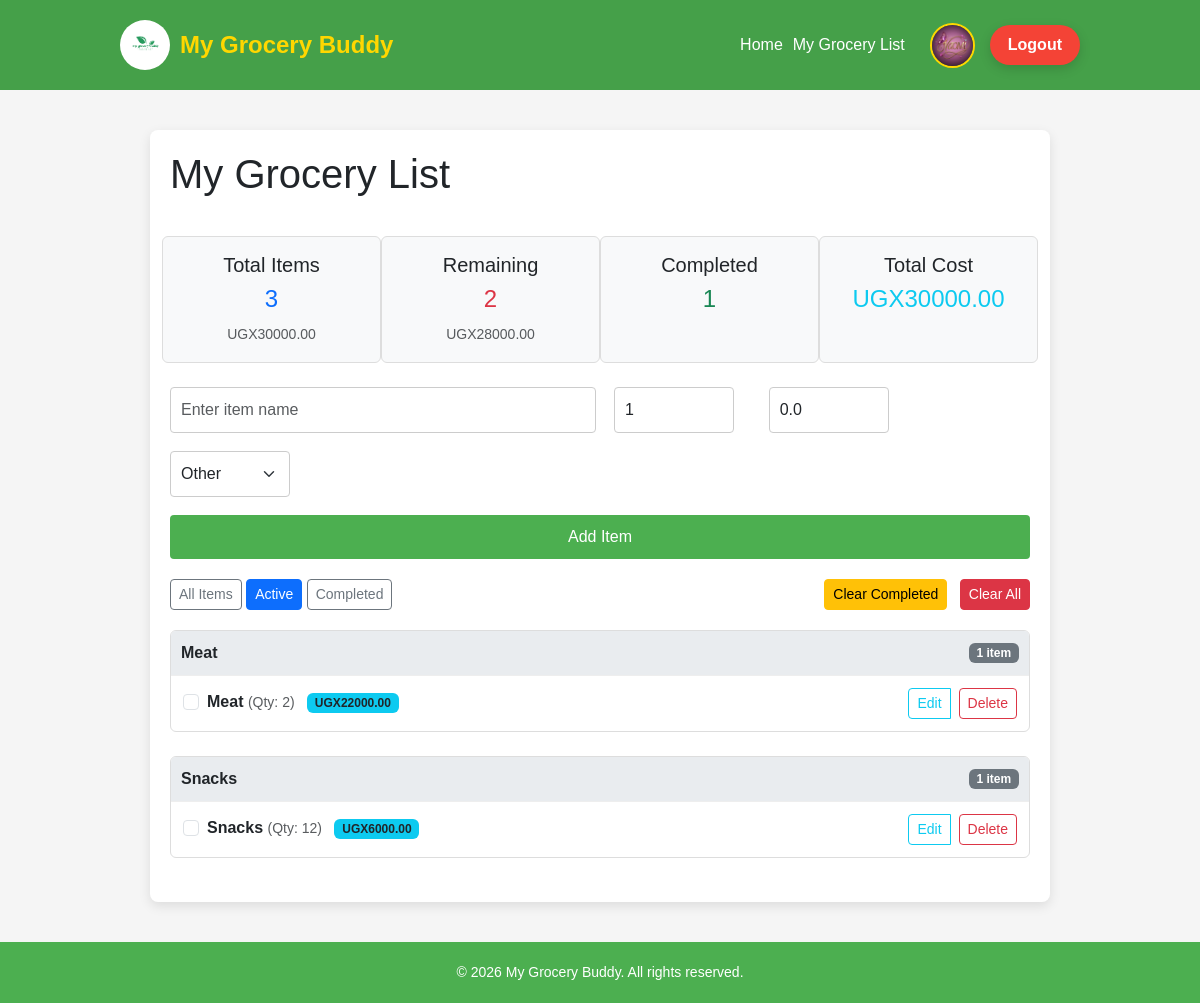
The app's page /grocerys/?filter=active (signed in) with its own data.
### users/models.py (models this page shows, shortened)
class CustomUser(AbstractBaseUser, PermissionsMixin):
    email = models.EmailField(unique=True)
    full_name = models.CharField(max_length=100)
    is_active = models.BooleanField(default=True)
    is_staff = models.BooleanField(default=False)
    groups = models.ManyToManyField(
        Group,
        related_name='customuser_set',
        blank=True,
        help_text='Groups this user belongs to',
        verbose_name='groups'
    )
    user_permissions = models.ManyToManyField(
        Permission,
        related_name='customuser_set_permissions',
        blank=True,
        help_text='Specific permissions for this user',
        verbose_name='user permissions'
    )
    objects = CustomUserManager()
    USERNAME_FIELD = 'email'
    REQUIRED_FIELDS = ['full_name']

### main/models.py (models this page shows, shortened)
class Profile(models.Model):
    user = models.OneToOneField(
        settings.AUTH_USER_MODEL,
        on_delete=models.CASCADE
    )
    image = models.ImageField(upload_to='profile_pics/', default='default.png')

### grocerys/models.py (models this page shows, shortened)
class Task(models.Model):
    user = models.ForeignKey(settings.AUTH_USER_MODEL, on_delete=models.CASCADE)
    title = models.CharField(max_length=200)
    quantity = models.IntegerField(default=1)
    category = models.CharField(max_length=100, choices=CATEGORY_CHOICES, default='Other')
    price = models.DecimalField(max_digits=10, decimal_places=2, default=0.00)
    complete = models.BooleanField(default=False)
    created_at = models.DateTimeField(auto_now_add=True)
    updated_at = models.DateTimeField(auto_now=True)
    class Meta:
        ordering = ['-created_at']

### grocerys/views.py (the view)
# urls.py: path('', views.grocery_list, name='list_items'),  # main grocery list
@login_required
def grocery_list(request):
    filter_type = request.GET.get('filter', 'all')
    user = request.user
    base_query = Task.objects.filter(user=user)
    if filter_type == 'completed':
        items = base_query.filter(complete=True).order_by('category', 'title')
    elif filter_type == 'active':
        items = base_query.filter(complete=False).order_by('category', 'title')
    else:
        items = base_query.order_by('category', 'title')
    all_items_for_modal = base_query.order_by('title')
    total_count = all_items_for_modal.count()
    completed_count = all_items_for_modal.filter(complete=True).count()
    remaining_count = total_count - completed_count
    total_price = all_items_for_modal.aggregate(Sum('price'))['price__sum'] or 0
    remaining_price = all_items_for_modal.filter(complete=False).aggregate(Sum('price'))['price__sum'] or 0
    grouped_items = {}
    for category_code, category_name in CATEGORY_CHOICES:
        category_items = items.filter(category=category_code)
        if category_items.exists():
            grouped_items[category_name] = category_items
    if not grouped_items and items.exists():
        grouped_items['All Items'] = items
    context = {
        'form': TaskForm(),
        'grouped_items': grouped_items,
        'all_items': all_items_for_modal,
        'total_count': total_count,
        'completed_count': completed_count,
        'remaining_count': remaining_count,
        'total_price': total_price,
        'remaining_price': remaining_price,
        'filter': filter_type,
        'categories': CATEGORY_CHOICES,
    }
    return render(request, 'grocery_list.html', context)

### grocerys/forms.py
class TaskForm(forms.ModelForm):
    class Meta:
        model = Task
        fields = ['title', 'quantity', 'category', 'price', 'complete']
        widgets = {
            'title': forms.TextInput(attrs={
                'class': 'form-control',
                'placeholder': 'Enter item name'
            }),
            'quantity': forms.NumberInput(attrs={
                'class': 'form-control',
                'min': 1
            }),
            'category': forms.Select(attrs={
                'class': 'form-control'
            }),
            'price': forms.NumberInput(attrs={
                'class': 'form-control',
                'placeholder': '0.00',
                'step': '0.01'
            }),
            'complete': forms.CheckboxInput(attrs={
                'class': 'form-check-input'
            }),
        }

### grocerys/templates/grocery_list.html (shortened to what this page needs)
{% load static %}
{% load widget_tweaks %}
<!DOCTYPE html>
<html lang="en">
<head>
  <link href="https://cdn.jsdelivr.net/npm/bootstrap@5.3.2/dist/css/bootstrap.min.css" rel="stylesheet">
</head>
<body>
<header>
  <div class="logo">
    <img src="{% static 'images/1.png' %}" alt="Grocery Buddy Logo">
    <span>My Grocery Buddy</span>
  </div>
  <nav>
    <a href="{% url 'main:home' %}">Home</a>
    <a href="{% url 'grocery:list_items' %}">My Grocery List</a>
    <img id="openProfileModal"
           src="{{ request.user.profile.image.url|default:'/static/images/default-profile.png' }}"
           class="nav-profile-pic"
           alt="Profile">
    <form method="post" action="{% url 'users:logout' %}" class="logout-form">
      <button type="submit" class="logout-btn">Logout</button>
    </form>
  </nav>
</header>
<div class="task-container">
  <div class="header">
    <h1>My Grocery List</h1>
  </div>
  <div class="row text-center mb-4 g-3">
    <div class="col-6 col-md-3 stats-card">
      <h5>Total Items</h5>
      <p class="h4 text-primary">{{ total_count|default:0 }}</p>
      <small class="text-muted">UGX{{ total_price|floatformat:2 }}</small>
    </div>
    <div class="col-6 col-md-3 stats-card">
      <h5>Remaining</h5>
      <p class="h4 text-danger">{{ remaining_count|default:0 }}</p>
      <small class="text-muted">UGX{{ remaining_price|floatformat:2 }}</small>
    </div>
    <div class="col-6 col-md-3 stats-card">
      <h5>Completed</h5>
      <p class="h4 text-success">{{ completed_count|default:0 }}</p>
    </div>
    <div class="col-6 col-md-3 stats-card">
      <h5>Total Cost</h5>
      <p class="h4 text-info">UGX{{ total_price|floatformat:2 }}</p>
    </div>
  </div>
  <form method="post" class="task-form row g-2" action="{% url 'grocery:add_item' %}">
    <div class="col-md-6">{{ form.title|add_class:"form-control" }}</div>
    <div class="col-md-2">{{ form.quantity|add_class:"form-control" }}</div>
    <div class="col-md-2">{{ form.price|add_class:"form-control" }}</div>
    <div class="col-md-2">{{ form.category|add_class:"form-select" }}</div>
    <div class="col-12"><button type="submit" class="add-btn w-100">Add Item</button></div>
  </form>
  <div class="d-flex justify-content-between align-items-center mb-3 flex-wrap gap-2">
    <div>
      <a href="{% url 'grocery:list_items' %}" class="btn {% if not filter or filter == 'all' %}btn-primary{% else %}btn-outline-secondary{% endif %} btn-sm">All Items</a>
      <a href="{% url 'grocery:list_items' %}?filter=active" class="btn {% if filter == 'active' %}btn-primary{% else %}btn-outline-secondary{% endif %} btn-sm">Active</a>
      <a href="{% url 'grocery:list_items' %}?filter=completed" class="btn {% if filter == 'completed' %}btn-primary{% else %}btn-outline-secondary{% endif %} btn-sm">Completed</a>
    </div>
    <div>
      <form method="post" action="{% url 'grocery:clear_completed' %}" style="display:inline;" onsubmit="return confirm('Are you sure you want to clear all completed items?');">{% csrf_token %}
        <button type="submit" class="btn btn-warning btn-sm me-2">Clear Completed</button>
      </form>
      <form method="post" action="{% url 'grocery:clear_all' %}" style="display:inline;" onsubmit="return confirm('WARNING: Are you sure you want to clear ALL items?');">{% csrf_token %}
        <button type="submit" class="btn btn-danger btn-sm">Clear All</button>
      </form>
    </div>
  </div>
  {% if grouped_items %}
    {% for category, items in grouped_items.items %}
      <div class="category-group mb-4">
        <div class="category-header">
          <span>{{ category }}</span>
          <span class="badge bg-secondary">{{ items|length }} item{{ items|length|pluralize }}</span>
        </div>
        <ul class="task-list">
          {% for item in items %}
          <li class="task-item {% if item.complete %}completed{% endif %}">
            <div class="item-details">
              <form method="post" action="{% url 'grocery:toggle_complete' item.id %}">
                <div class="form-check">
                  <input class="form-check-input" type="checkbox" {% if item.complete %}checked{% endif %} onchange="this.form.submit()">
                  <label class="form-check-label {% if item.complete %}text-success text-decoration-line-through{% endif %}">
                    <strong>{{ item.title }}</strong> <small class="text-muted">(Qty: {{ item.quantity }})</small>
                    <span class="badge bg-info text-dark ms-2">UGX{{ item.price|floatformat:2 }}</span>
                  </label>
                </div>
              </form>
            </div>
            <div class="btn-group">
              <button type="button" class="btn btn-sm btn-outline-info" data-bs-toggle="modal" data-bs-target="#editModal{{ item.id }}">Edit</button>
              <form method="post" action="{% url 'grocery:delete_item' item.id %}" onsubmit="return confirm('Delete {{ item.title }}?');">
                <button type="submit" class="btn btn-sm btn-outline-danger ms-2">Delete</button>
              </form>
            </div>
          </li>
          {% endfor %}
        </ul>
      </div>
    {% endfor %}
  {% else %}
    <div class="alert alert-info text-center">Your grocery list is empty! Add an item above.</div>
  {% endif %}
</div>
<footer class="footer">
  <div class="container">
    <p class="mb-0">&copy; {% now "Y" %} My Grocery Buddy. All rights reserved.</p>
  </div>
</footer>
</body>
</html>

### grocerys/templates/grocery_list.html (style rules this page uses)
body { background-color: #f5f5f5; font-family: 'Poppins', sans-serif;ns-serif; margin: 0; padding: 0; }
a { text-decoration: none; }
header { display: flex; justify-content: space-between; align-items: center; padding: 20px 10%; background-color: #45a049; color: white; position: sticky; top: 0; z-index: 1000; flex-wrap: wrap; }
.logo { display: flex; align-items: center; gap: 10px; font-size: 1.5rem; font-weight: bold; color: #ffd700; }
.logo img { width: 50px; height: 50px; border-radius: 50%; object-fit: cover; transition: transform 0.3s; }
header nav { display: flex; align-items: center; gap: 10px; flex-wrap: wrap; }
header nav a { color: white; font-weight: 500; transition: color 0.3s; }
.logout-form { display: inline; }
.logout-btn { background-color: #f44336; border: none; padding: 8px 18px; border-radius: 30px; color: white; font-weight: 600; cursor: pointer; transition: background-color 0.3s, transform 0.3s, box-shadow 0.3s; box-shadow: 0 4px 12px rgba(0,0,0,0.15); margin-left: 5px; }
.nav-profile-pic { width: 45px; height: 45px; border-radius: 50%; object-fit: cover; border: 2px solid #ffd700; cursor: pointer; margin-left: 15px; transition: transform 0.3s; }
.task-container { max-width: 900px; margin: 40px auto; padding: 20px; background: white; border-radius: 8px; box-shadow: 0 4px 12px rgba(0, 0, 0, 0.1); }
.header { display: flex; justify-content: space-between; align-items: center; margin-bottom: 30px; flex-wrap: wrap; gap: 15px; }
.stats-card { padding: 1rem; background-color: #f8f9fa; border: 1px solid #ddd; border-radius: 6px; }
.task-form { display: flex; flex-wrap: wrap; gap: 10px; margin-bottom: 20px; }
.task-form input, .task-form select { padding: 10px; border: 1px solid #ccc; border-radius: 4px; }
.task-form input[name="title"] { flex-grow: 3; }
.task-form input[name="quantity"], .task-form input[name="price"], .task-form select[name="category"] { width: 120px; flex-grow: 0; }
.add-btn { background-color: #4CAF50; color: white; border: none; padding: 10px 20px; border-radius: 4px; cursor: pointer; transition: background-color 0.3s; }
.category-group { margin-top: 20px; border: 1px solid #ddd; border-radius: 6px; overflow: hidden; }
.category-header { background-color: #e9ecef; padding: 10px; font-weight: bold; display: flex; justify-content: space-between; align-items: center; }
.task-list { list-style: none; padding: 0; margin: 0; }
.task-item { display: flex; justify-content: space-between; align-items: center; padding: 12px; border-top: 1px solid #eee; }
.item-details { display: flex; align-items: center; flex-grow: 1; }
.footer { background-color: #4CAF50; color: white; text-align: center; padding: 20px 0; margin-top: 40px; font-size: 14px; }

### records on screen
CustomUser: user.profile.image (picture)
Task: title "Meat", quantity "2", price "22000.00"
Task: title "Snacks", quantity "12", price "6000.00"

### other values on screen
{{ total_count|default:0 }} "3"
{{ total_price|floatformat:2 }} "30000.00"
{{ remaining_count|default:0 }} "2"
{{ remaining_price|floatformat:2 }} "28000.00"
{{ completed_count|default:0 }} "1"
{{ category }} "Meat" "Snacks"
{{ items|length }} "1" "1"
